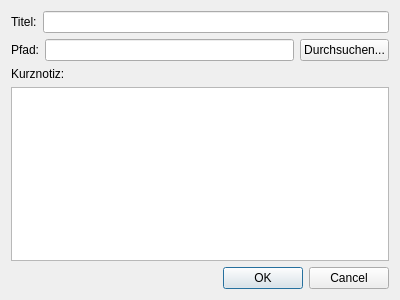
<?xml version="1.0" encoding="UTF-8"?>
<ui version="4.0">
 <class>Story</class>
 <widget class="QDialog" name="Story">
  <property name="geometry">
   <rect>
    <x>0</x>
    <y>0</y>
    <width>400</width>
    <height>300</height>
   </rect>
  </property>
  <property name="windowTitle">
   <string>Geschichte hinzufügen</string>
  </property>
  <layout class="QVBoxLayout" name="verticalLayout">
   <item>
    <layout class="QHBoxLayout" name="horizontalLayout">
     <item>
      <widget class="QLabel" name="label">
       <property name="text">
        <string>Titel:</string>
       </property>
      </widget>
     </item>
     <item>
      <widget class="QLineEdit" name="titelLE"/>
     </item>
    </layout>
   </item>
   <item>
    <layout class="QHBoxLayout" name="horizontalLayout_2">
     <item>
      <widget class="QLabel" name="label_3">
       <property name="text">
        <string>Pfad:</string>
       </property>
      </widget>
     </item>
     <item>
      <widget class="QLineEdit" name="pathLE"/>
     </item>
     <item>
      <widget class="QPushButton" name="searchPB">
       <property name="text">
        <string>Durchsuchen...</string>
       </property>
      </widget>
     </item>
    </layout>
   </item>
   <item>
    <widget class="QLabel" name="label_2">
     <property name="text">
      <string>Kurznotiz:</string>
     </property>
    </widget>
   </item>
   <item>
    <widget class="QTextEdit" name="notizTE"/>
   </item>
   <item>
    <widget class="QDialogButtonBox" name="buttonBox">
     <property name="orientation">
      <enum>Qt::Horizontal</enum>
     </property>
     <property name="standardButtons">
      <set>QDialogButtonBox::Cancel|QDialogButtonBox::Ok</set>
     </property>
    </widget>
   </item>
  </layout>
 </widget>
 <resources/>
 <connections>
  <connection>
   <sender>buttonBox</sender>
   <signal>accepted()</signal>
   <receiver>Story</receiver>
   <slot>accept()</slot>
   <hints>
    <hint type="sourcelabel">
     <x>248</x>
     <y>254</y>
    </hint>
    <hint type="destinationlabel">
     <x>157</x>
     <y>274</y>
    </hint>
   </hints>
  </connection>
  <connection>
   <sender>buttonBox</sender>
   <signal>rejected()</signal>
   <receiver>Story</receiver>
   <slot>reject()</slot>
   <hints>
    <hint type="sourcelabel">
     <x>316</x>
     <y>260</y>
    </hint>
    <hint type="destinationlabel">
     <x>286</x>
     <y>274</y>
    </hint>
   </hints>
  </connection>
 </connections>
</ui>
